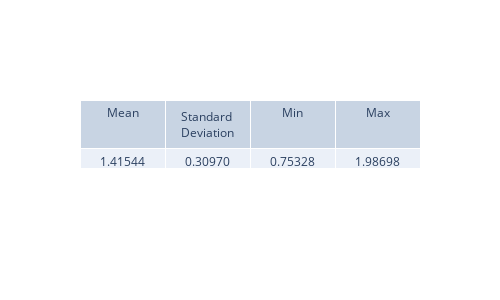

Notebook source saved alongside this figure:
### Code cell
diff_integrals = np.sqrt(psi_sq_diff).mean(axis=0) * (x_max - x_min)
view_metrics(diff_integrals)

plt.figure(figsize=(8,5), dpi=200)
plt.plot(t_values, diff_integrals, '-')
plt.xlabel('Time (ps)')
plt.ylabel('Integral of absolute error of psi^2(x, t)')
plt.title('Integral of sqrt(abs(delta(psi^2)))')
plt.grid(True)
plt.show()

### Figure 1 — Plotly figure (JSON) as saved in the notebook; plotly's stock layout.template omitted (floating-point values rounded to 4 significant figures)
{"data": [{"cells": {"values": [["1.41544"], ["0.30970"], ["0.75328"], ["1.98698"]]}, "header": {"values": ["Mean", "Standard Deviation", "Min", "Max"]}, "type": "table"}], "layout": {"height": 300, "width": 500}}
